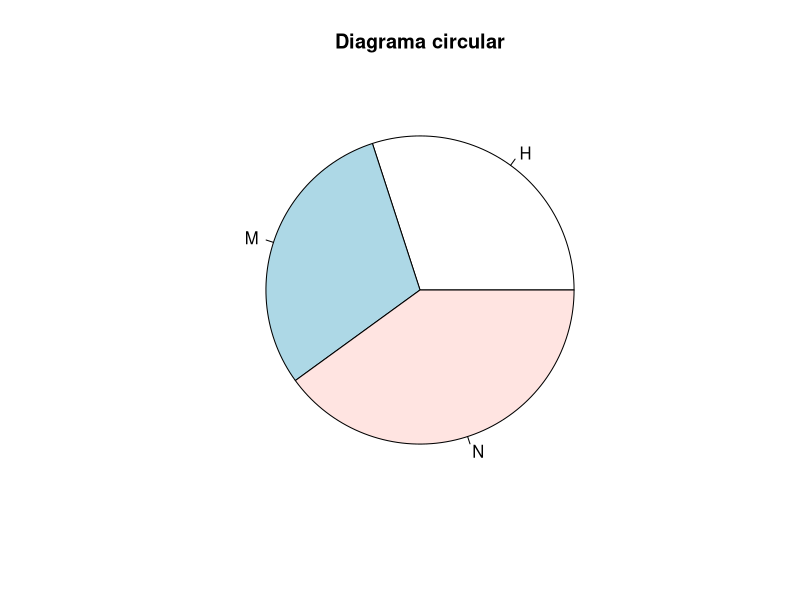

Reproduce this figure in R.
## ---- chunk 1
sexo = sample(c("H","M","N"), size = 20 ,replace = T)

pie(table(sexo), main = "Diagrama circular")
